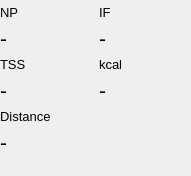
<?xml version="1.0" encoding="UTF-8"?>
<ui version="4.0">
 <class>infosWorkout</class>
 <widget class="QWidget" name="infosWorkout">
  <property name="geometry">
   <rect>
    <x>0</x>
    <y>0</y>
    <width>191</width>
    <height>176</height>
   </rect>
  </property>
  <property name="windowTitle">
   <string>Form</string>
  </property>
  <layout class="QGridLayout" name="gridLayout">
   <property name="leftMargin">
    <number>0</number>
   </property>
   <property name="topMargin">
    <number>5</number>
   </property>
   <property name="rightMargin">
    <number>0</number>
   </property>
   <property name="bottomMargin">
    <number>0</number>
   </property>
   <item row="2" column="1">
    <widget class="QLabel" name="label_4">
     <property name="font">
      <font>
       <pointsize>10</pointsize>
       <italic>false</italic>
      </font>
     </property>
     <property name="toolTip">
      <string>Kilocalorie</string>
     </property>
     <property name="text">
      <string>kcal</string>
     </property>
    </widget>
   </item>
   <item row="3" column="1">
    <widget class="QLabel" name="label_kcal">
     <property name="font">
      <font>
       <pointsize>16</pointsize>
      </font>
     </property>
     <property name="text">
      <string>-</string>
     </property>
    </widget>
   </item>
   <item row="0" column="0">
    <widget class="QLabel" name="label">
     <property name="minimumSize">
      <size>
       <width>45</width>
       <height>0</height>
      </size>
     </property>
     <property name="font">
      <font>
       <pointsize>10</pointsize>
       <italic>false</italic>
      </font>
     </property>
     <property name="toolTip">
      <string>Normalized Power®</string>
     </property>
     <property name="text">
      <string>NP</string>
     </property>
    </widget>
   </item>
   <item row="2" column="0">
    <widget class="QLabel" name="label_44">
     <property name="font">
      <font>
       <pointsize>10</pointsize>
       <italic>false</italic>
      </font>
     </property>
     <property name="toolTip">
      <string>Training Stress Score®</string>
     </property>
     <property name="text">
      <string>TSS</string>
     </property>
    </widget>
   </item>
   <item row="1" column="1">
    <widget class="QLabel" name="label_if">
     <property name="font">
      <font>
       <pointsize>16</pointsize>
      </font>
     </property>
     <property name="text">
      <string>-</string>
     </property>
    </widget>
   </item>
   <item row="3" column="0">
    <widget class="QLabel" name="label_tss">
     <property name="font">
      <font>
       <pointsize>16</pointsize>
      </font>
     </property>
     <property name="text">
      <string>-</string>
     </property>
    </widget>
   </item>
   <item row="1" column="0">
    <widget class="QLabel" name="label_np">
     <property name="font">
      <font>
       <pointsize>16</pointsize>
      </font>
     </property>
     <property name="text">
      <string>-</string>
     </property>
    </widget>
   </item>
   <item row="0" column="1">
    <widget class="QLabel" name="label_2">
     <property name="minimumSize">
      <size>
       <width>45</width>
       <height>0</height>
      </size>
     </property>
     <property name="font">
      <font>
       <pointsize>10</pointsize>
       <italic>false</italic>
      </font>
     </property>
     <property name="toolTip">
      <string>Intensity Factor®</string>
     </property>
     <property name="text">
      <string>IF</string>
     </property>
    </widget>
   </item>
   <item row="4" column="0">
    <widget class="QLabel" name="label_distanceText">
     <property name="font">
      <font>
       <pointsize>10</pointsize>
       <italic>false</italic>
      </font>
     </property>
     <property name="toolTip">
      <string>Km</string>
     </property>
     <property name="text">
      <string>Distance</string>
     </property>
    </widget>
   </item>
   <item row="5" column="0">
    <widget class="QLabel" name="label_distance">
     <property name="font">
      <font>
       <pointsize>16</pointsize>
      </font>
     </property>
     <property name="text">
      <string>-</string>
     </property>
    </widget>
   </item>
   <item row="6" column="0">
    <spacer name="verticalSpacer">
     <property name="orientation">
      <enum>Qt::Vertical</enum>
     </property>
     <property name="sizeHint" stdset="0">
      <size>
       <width>20</width>
       <height>40</height>
      </size>
     </property>
    </spacer>
   </item>
  </layout>
 </widget>
 <resources/>
 <connections/>
</ui>
